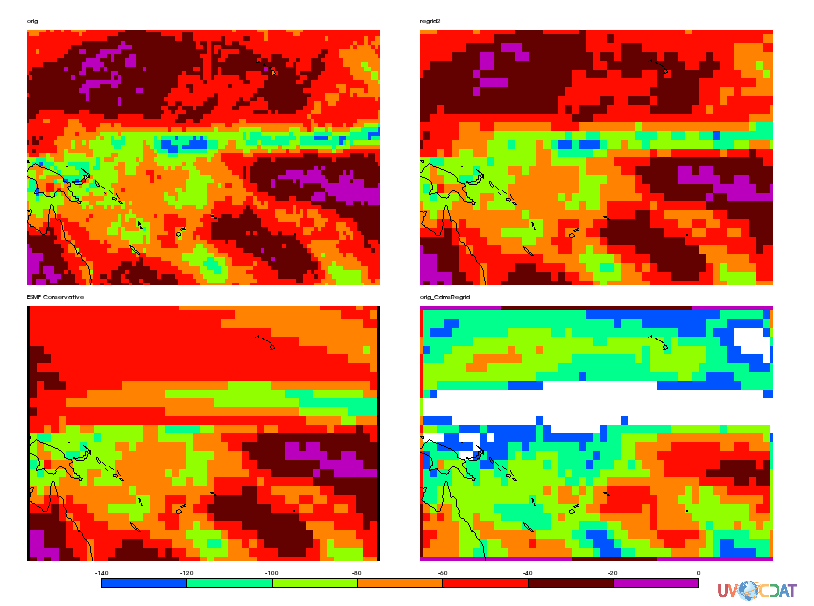

Recreate this plot in Python.
import vcs,cdms2
import os,sys
f=cdms2.open("/home/doutriaux1/Mark/charles.nc")
s=f("swcre")


lon_dest = cdms2.createAxis([ 135., 137., 139., 141., 143., 145., 147., 149., 151.,
    153., 155., 157., 159., 161., 163., 165., 167., 169.,
    171., 173., 175., 177., 179., 181., 183., 185., 187.,
    189., 191., 193., 195., 197., 199., 201., 203., 205.,
    207., 209., 211., 213., 215., 217., 219., 221., 223.,
    225., 227., 229., 231., 233., 235.])
lon_dest.designateLongitude()
lon_dest.id="longitude"
lon_dest.units="degrees_east"

lat_dest = cdms2.createAxis([-29., -27., -25., -23., -21., -19., -17., -15., -13., -11., -9.,
    -7., -5., -3., -1., 1., 3., 5., 7., 9., 11., 13.,
    15., 17., 19., 21., 23., 25., 27., 29.])
lat_dest.designateLatitude()
lat_dest.units="degrees_north"
dummy = cdms2.MV2.ones((len(lat_dest),len(lon_dest)))
dummy.setAxisList((lat_dest,lon_dest))

grid_dest=dummy.getGrid()
s.id="orig"
s_regrid2 = s.regrid(grid_dest,regridTool="regrid2")
s_regrid2.id="regrid2"
s_esmf_lin = s.regrid(grid_dest)
s_esmf_lin.id = "ESMF Linear"
s_esmf_con = s.regrid(grid_dest,regridTool="esmf",regridMethod="conservative")
s_esmf_lin.id = "ESMF Conservative"

import EzTemplate

x=vcs.init()
t=x.createtemplate()
t.blank()
t.data.priority=1
t.legend.priority=1
t.dataname.priority=1
t.dataname.y=t.dataname.y*.95
M=EzTemplate.Multi(template=t,x=x,rows=2,columns=2)
gm=x.createboxfill()
levels= vcs.mkscale(*vcs.minmax(s))
cols = vcs.getcolors(levels)
gm.boxfill_type = "custom"
gm.fillareacolor = cols
gm.levels = levels
x.plot(s,M.get(),gm)
x.plot(s_regrid2,M.get(),gm)
x.plot(s_esmf_lin,M.get(),gm)
x.plot(s_esmf_con,M.get(),gm)
x.png("esmf_issue_1125")
raw_input("Press enter")
